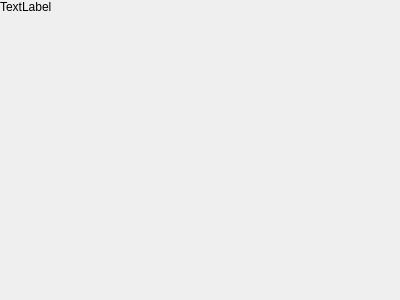
<?xml version="1.0" encoding="UTF-8"?>
<ui version="4.0">
 <class>HistogramWidget</class>
 <widget class="QWidget" name="HistogramWidget">
  <property name="geometry">
   <rect>
    <x>0</x>
    <y>0</y>
    <width>400</width>
    <height>300</height>
   </rect>
  </property>
  <property name="windowTitle">
   <string>Form</string>
  </property>
  <layout class="QVBoxLayout" name="verticalLayout_2" stretch="2,96,2">
   <property name="spacing">
    <number>0</number>
   </property>
   <property name="leftMargin">
    <number>0</number>
   </property>
   <property name="topMargin">
    <number>0</number>
   </property>
   <property name="rightMargin">
    <number>0</number>
   </property>
   <property name="bottomMargin">
    <number>0</number>
   </property>
   <item>
    <layout class="QHBoxLayout" name="tipLayout">
     <property name="spacing">
      <number>0</number>
     </property>
     <item>
      <widget class="QLabel" name="minLabel">
       <property name="text">
        <string>TextLabel</string>
       </property>
      </widget>
     </item>
    </layout>
   </item>
   <item>
    <layout class="QHBoxLayout" name="chartLayout">
     <property name="spacing">
      <number>0</number>
     </property>
    </layout>
   </item>
   <item>
    <layout class="QHBoxLayout" name="scaleLayout">
     <property name="spacing">
      <number>0</number>
     </property>
    </layout>
   </item>
  </layout>
 </widget>
 <resources/>
 <connections/>
</ui>
